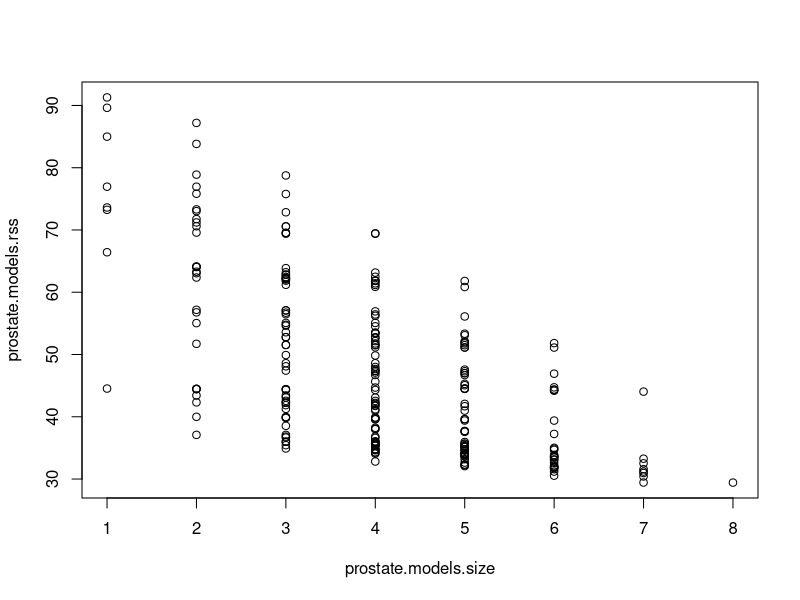
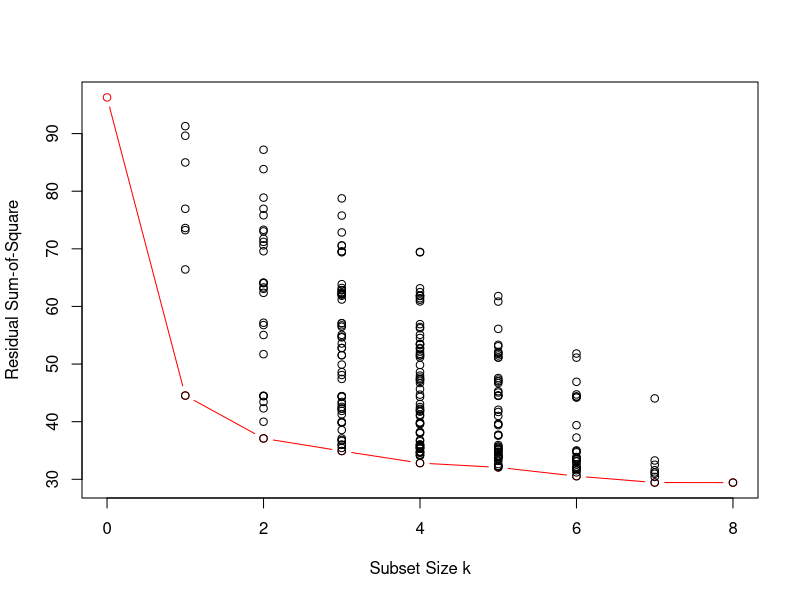
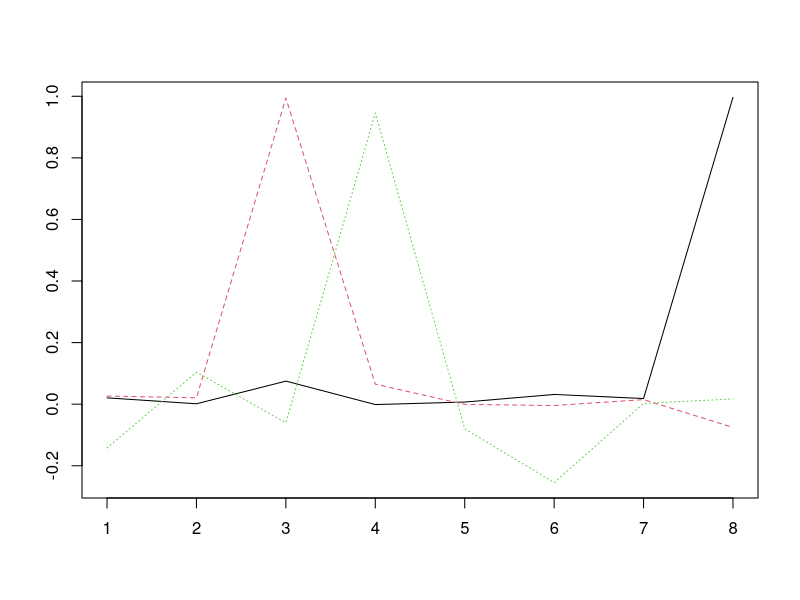
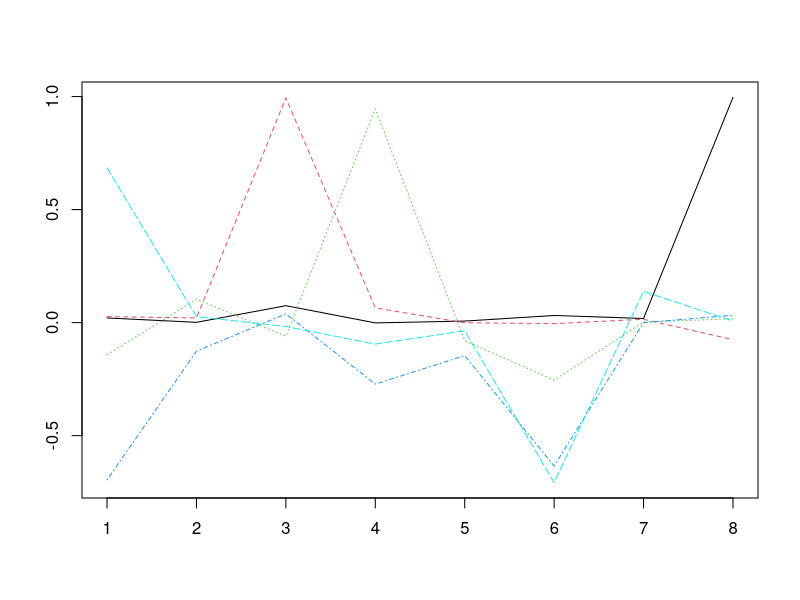
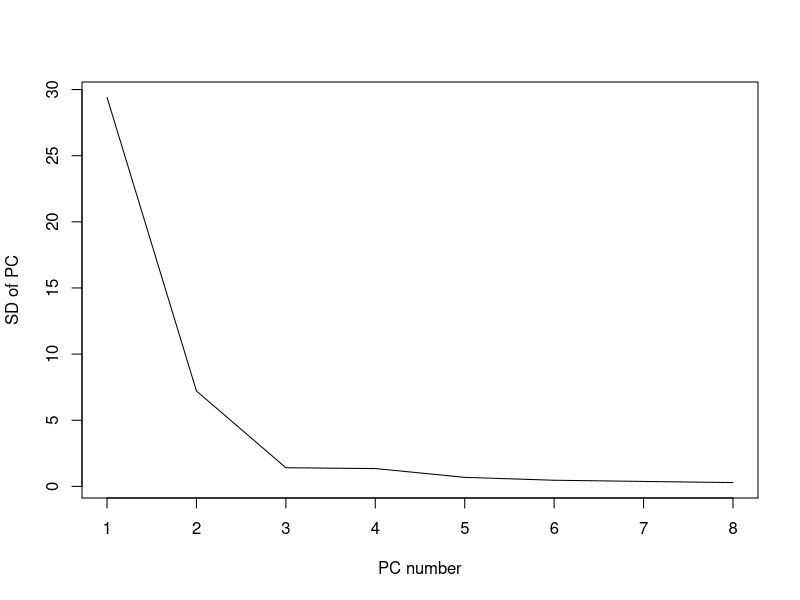

Source code (R) for these figures, in order:
####
#### R code for Week #10: Linear Regression 
## 
## First, save the dataset "prostate.csv" in your laptop, say, 
##         in the local folder "C:/temp". 
##
## Data Set
prostate <- read.table("prostate.csv", header= TRUE, sep = ",")

##This dataset is from the book ESL, where the authors 
##  have split the data into the training and testing subsets
##  here we use their split to produce similar results 

training <- subset( prostate, train == TRUE)[,1:9];
test    <- subset( prostate, train == FALSE)[,1:9];
## The true Y response for the testing subset
ytrue    <- test$lpsa; 



### Below we consider seven (7) linear regression related models
### (1) Full model;  
### (2) The best subset model; 
### (3) Stepwise variable selection with AIC
### (4) Ridge Regression; 
### (5) LASSO; 
### (6) Principal Component Regression, and 
### (7) Parital Least Squares (PLS) Regression 
##
###  For each of these 7 models or methods, we fit to the training subset, 
###  and then compute its training and testing errors. 
##
##   Let us prepare to save all training and testing errors
MSEtrain <- NULL;
MSEtest  <- NULL; 

###
### (1) Linear regression with all predictors (Full Model)
###     This fits a full linear regression model on the training data
model1 <- lm( lpsa ~ ., data = training); 

## Model 1: Training error
MSEmod1train <-   mean( (resid(model1) )^2);
MSEtrain <- c(MSEtrain, MSEmod1train);
# Model 1: testing error 
pred1a <- predict(model1, test[,1:8]);
MSEmod1test <-   mean((pred1a - ytrue)^2);
MSEmod1test;
MSEtest <- c(MSEtest, MSEmod1test); 
#[1] 0.521274

### (2) Linear regression with the best subset model 
###  YOu need to first install the package "leaps"
library(leaps);
prostate.leaps <- regsubsets(lpsa ~ ., data= training, nbest= 100, really.big= TRUE); 

## Record useful information from the output
prostate.models <- summary(prostate.leaps)$which;
prostate.models.size <- as.numeric(attr(prostate.models, "dimnames")[[1]]);
prostate.models.rss <- summary(prostate.leaps)$rss;

## 2A:  The following are to show the plots of all subset models 
##   and the best subset model for each subset size k 
plot(prostate.models.size, prostate.models.rss); 
## find the smallest RSS values for each subset size 
prostate.models.best.rss <- tapply(prostate.models.rss, prostate.models.size, min); 
## Also add the results for the only intercept model
prostate.model0 <- lm( lpsa ~ 1, data = training); 
prostate.models.best.rss <- c( sum(resid(prostate.model0)^2), prostate.models.best.rss); 
## plot all RSS for all subset models and highlight the smallest values 
plot( 0:8, prostate.models.best.rss, type = "b", col= "red", xlab="Subset Size k", ylab="Residual Sum-of-Square")
points(prostate.models.size, prostate.models.rss)

# 2B: What is the best subset with k=3
op2 <- which(prostate.models.size == 3); 
flag2 <- op2[which.min(prostate.models.rss[op2])]; 

## There are two ways to fit this best subset model with k=3. 

## 2B(i) First, we can manual look at the selected model and fit it.
##      It will not be able to be implemented in cross-validation 
prostate.models[flag2,]
model2a <- lm( lpsa ~ lcavol + lweight + svi, data = training);
summary(model2a);

## 2B(ii) Second, we can auto-find the best subset with k=3
##   this way will be useful when doing cross-validation 
mod2selectedmodel <- prostate.models[flag2,]; 
mod2Xname <- paste(names(mod2selectedmodel)[mod2selectedmodel][-1], collapse="+"); 
mod2form <- paste ("lpsa ~", mod2Xname);
## To auto-fit the best subset model with k=3 to the data
model2 <- lm( as.formula(mod2form), data= training); 
# Model 2: training error 
MSEmod2train <- mean(resid(model2)^2);
## save this training error to the overall training error vector 
MSEtrain <- c(MSEtrain, MSEmod2train);
MSEtrain;
## Model 2:  testing error 
pred2 <- predict(model2, test[,1:8]);
MSEmod2test <-   mean((pred2 - ytrue)^2);
MSEtest <- c(MSEtest, MSEmod2test);
MSEtest;
## Check the answer
##[1] 0.5212740 0.4005308

## As compared to the full model #1, the best subset model with K=3
##   has a larger training eror (0.521 vs 0.439),
##   but has a smaller testing error (0.400 vs 0.521). 


### (3) Linear regression with the stepwise variable selection 
###     that minimizes the AIC criterion 
##    This can done by using the "step()" function in R, 
##       but we need to build the full model first

model1 <- lm( lpsa ~ ., data = training); 
model3  <- step(model1); 

## If you want, you can see the coefficents of model3
round(coef(model3),3)
summary(model3)

## Model 3: training  and  testing errors 
MSEmod3train <- mean(resid(model3)^2);
pred3 <- predict(model3, test[,1:8]);
MSEmod3test <-   mean((pred3 - ytrue)^2);
MSEtrain <- c(MSEtrain, MSEmod3train);
MSEtrain; 
## [1] 0.4391998 0.5210112 0.4393627
MSEtest <- c(MSEtest, MSEmod3test);
## Check your answer 
MSEtest;
## [1] 0.5212740 0.4005308 0.5165135


### (4) Ridge regression
### You might need to install "glmnet" beforehand 
library(glmnet);
set.seed(1234);
cv_ridge <- cv.glmnet(as.matrix(training[,-9]), as.matrix(training[,9]), alpha = 0, nfolds = 10) # Ridge: alpha = 0
ridge_lambda <- cv_ridge$lambda.min  # Best lambda from CV
ridge_lambda
model4 <- glmnet(as.matrix(training[,-9]), as.matrix(training[,9]), alpha = 0, lambda = ridge_lambda)

## Model 4 (Ridge): training errors 
yhat4train <- predict(model4, s = ridge_lambda, newx = as.matrix(training[,-9]));
MSEmod4train <- mean((yhat4train - training$lpsa)^2); 
MSEtrain <- c(MSEtrain, MSEmod4train); 
MSEtrain
## [1]  0.4391998 0.5210112 0.4393627 0.4473617
## Model 4 (Ridge):  testing errors in the subset "test" 
pred4test <- predict(model4, s = ridge_lambda, newx = as.matrix(test[,-9]));
MSEmod4test <-  mean((pred4test - ytrue)^2); 
MSEtest <- c(MSEtest, MSEmod4test);
MSEtest;
## [1] 0.5212740 0.4005308 0.5165135 0.4943531


## Model (5): LASSO 
set.seed(1234);
cv_lasso <- cv.glmnet(as.matrix(training[,-9]), as.matrix(training[,9]), alpha = 1, nfolds = 10) # LASSO: alpha = 1
lasso_lambda <- cv_ridge$lambda.min  # Best lambda from CV
lasso_lambda
model5 <- glmnet(as.matrix(training[,-9]), as.matrix(training[,9]), alpha = 1, lambda = lasso_lambda)

## Model 5:  training error for lasso
## 
yhat5train <- predict(model5, s = lasso_lambda, newx = as.matrix(training[,-9]));
MSEmod5train <- mean((yhat5train - training$lpsa)^2); 
MSEtrain <- c(MSEtrain, MSEmod5train); 
MSEtrain
# [1] 0.4391998 0.5210112 0.4393627 0.4473617 0.4998753
##
## Model 5:  training error for lasso  
yhat5test <- predict(model5, s = lasso_lambda, newx = as.matrix(test[,-9]));
MSEmod5test <- mean( (yhat5test - test$lpsa)^2); 
MSEtest <- c(MSEtest, MSEmod5test); 
MSEtest;
## Check your answer:
## [1] 0.5212740 0.4005308 0.5165135 0.4943531 0.4537739


#### Model 6: Principal Component Regression (PCR) 
## You need to first install the R package "pls" below
##
library(pls)

## 6B(i): call the pcr function to run the linear regression 
##        on all possible # of PCs.
##
prostate.pca <- pcr(lpsa~., data=training, validation="CV");  
## 
### 6(ii) auto-select the optimal # of components of PCs 
ncompopt  <- which.min(prostate.pca$validation$adj);
ncompopt 
## 
## 6B(iii) Training Error with the chosen choice "ncompopt" of PCs
ypred6train <- predict(prostate.pca, ncomp = ncompopt, newdata = training[1:8]); 
MSEmod6train <- mean( (ypred6train - training$lpsa)^2); 
MSEtrain <- c(MSEtrain, MSEmod6train); 
MSEtrain;
## Check your answer:
## [1] 0.4391998 0.5210112 0.4393627 0.4473265 0.4998753 0.4391998
##
## 6B(iv) Testing Error with the optimal choice of PCs
ypred6test <- predict(prostate.pca, ncomp = ncompopt, newdata = test[1:8]); 
MSEmod6test <- mean( (ypred6test - test$lpsa)^2); 
MSEtest <- c(MSEtest, MSEmod6test); 
MSEtest;
## Check your answer:
## [1] 0.5212740 0.4005308 0.5165135 0.4943531 0.4537739 0.5212740
##
## Fo this specific example, the optimal # of PC
##         ncompopt = 8, which is the full dimension of the original data
##   and thus the PCR reduces to the full model!!!


### Model 7. Partial Least Squares (PLS) Regression 
###
###  The idea is the same as the PCR and can be done by "pls" package
###  You need to call the fuction "plsr"  if you the code standalone 
#  library(pls)
prostate.pls <- plsr(lpsa ~ ., data = training, validation="CV");

### 7(i) auto-select the optimal # of components of PLS 
## choose the optimal # of components  
mod7ncompopt <- which.min(prostate.pls$validation$adj);
## The opt # of components, it turns out to be 8 for this dataset,
##       and thus PLS also reduces to the full model!!!    
 
# 7(ii) Training Error with the optimal choice of "mod7ncompopt" 
# note that the prediction is from "prostate.pls" with "mod7ncompopt" 
ypred7train <- predict(prostate.pls, ncomp = mod7ncompopt, newdata = training[1:8]); 
MSEmod7train <- mean( (ypred7train - training$lpsa)^2); 
MSEtrain <- c(MSEtrain, MSEmod7train); 
## 7(iii) Testing Error with the optimal choice of "mod7ncompopt" 
ypred7test <- predict(prostate.pls, ncomp = mod7ncompopt, newdata = test[1:8]); 
MSEmod7test <- mean( (ypred7test - test$lpsa)^2); 
MSEtest <- c(MSEtest, MSEmod7test); 

## Check your answers
MSEtrain 
## Training errors of these 7 models/methods
#[1] 0.4391998 0.5210112 0.4393627 0.4473265 0.4998753 0.4391998 0.4391998
MSEtest
## Testing errors of these 7 models/methods
#[1] 0.5212740 0.4005308 0.5165135 0.4943855 0.4537739 0.5212740 0.5212740
##
## For this specific dataset, PCR and PLS reduce to the full model!!!


## Bonus Materials 
##
## For purpose of learning, let us first conduct the manual run of PCR
## with the forst 4 PCs
##  6A: Manual PCR: 
##  6A (i) some fun plots for PCA of training data
trainpca <- prcomp(training[,1:8]);  
##
## 6A(ii)  Examine the square root of eigenvalues
## Most variation in the predictors can be explained 
## in the first a few dimensions
trainpca$sdev
round(trainpca$sdev,2)
### 6A (iii) Eigenvectors are in oj$rotation
### the dim of vectors is 8
###
matplot(1:8, trainpca$rot[,1:3], type ="l", xlab="", ylab="")
matplot(1:8, trainpca$rot[,1:5], type ="l", xlab="", ylab="")
##
## 6A (iv) Choose a number beyond which all e. values are relatively small 
plot(trainpca$sdev,type="l", ylab="SD of PC", xlab="PC number")
##
## 6A (v) An an example, suppose we want to do Regression on the first 4 PCs
## Get Pcs from obj$x
modelpca <- lm(lpsa ~ trainpca$x[,1:4], data = training)
##
## 6A (vi) note that this is on the PC space (denote by Z), with model Y= Z\gamma + epsilon
## Since the PCs Z= X U for the original data, this yields to 
## Y= X (U\gamma) + epsilon,
## which is the form Y=X\beta + epsilon in the original data space 
##  with \beta = U \gamma. 
beta.pca <- trainpca$rot[,1:4] %*% modelpca$coef[-1]; 
##
## 6A (vii) as a comparion of \beta for PCA, and OLS
##   without intercepts, all on the original data scale
cbind(beta.pca, coef(model1)[-1])
##
### 6A(viii) Prediciton for PCA
### To do so, we need to first standardize the training or testing data, 
### For any new data X, we need to impose the center as in the training data
###  This requires us to subtract the column mean of training from the test data
xmean <- apply(training[,1:8], 2, mean); 
xtesttransform <- as.matrix(sweep(test[,1:8], 2, xmean)); 
##
## 6A (iX) New testing data X on the four PCs
xtestPC <-  xtesttransform %*% trainpca$rot[,1:4]; 
##
## 6A (X) the Predicted Y
ypred6a <- cbind(1, xtestPC) %*% modelpca$coef;  
mean( (ypred6a - test$lpsa)^2)
## 
## In practice, one must choose the number of PC carefully.
##   Use validation dataset to choose it. Or Use cross-Validation 
##  This can be done use the R package, say "pls"
##  in the "pls", use the K-fold CV -- default; divide the data into K=10 parts 
##
## 6B: use the "pls" for first 4 Pc
##
## You need to first install the R package "pls" below
##
library(pls)
prostate.pca <- pcr(lpsa~., data=training, validation="CV");  

## comparison the prediction of first 4 PCs with our manual computation  
ypred6b <- predict(prostate.pca, ncomp = 4, newdata = test[1:8]); 
c(mean( (ypred6a - test$lpsa)^2), mean( (ypred6b - test$lpsa)^2))
